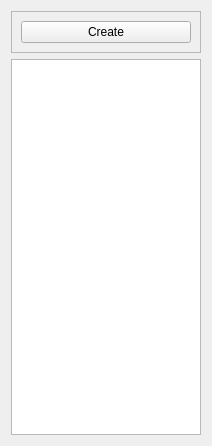
<?xml version="1.0" encoding="UTF-8"?>
<ui version="4.0">
 <class>AlbumListWidget</class>
 <widget class="QWidget" name="AlbumListWidget">
  <property name="geometry">
   <rect>
    <x>0</x>
    <y>0</y>
    <width>212</width>
    <height>446</height>
   </rect>
  </property>
  <property name="windowTitle">
   <string>Form</string>
  </property>
  <layout class="QVBoxLayout" name="verticalLayout">
   <item>
    <widget class="QFrame" name="frame">
     <property name="frameShape">
      <enum>QFrame::StyledPanel</enum>
     </property>
     <property name="frameShadow">
      <enum>QFrame::Raised</enum>
     </property>
     <layout class="QHBoxLayout" name="horizontalLayout">
      <item>
       <widget class="QPushButton" name="createAlbumButton">
        <property name="text">
         <string>Create</string>
        </property>
        <property name="icon">
         <iconset>
          <normalon>:/icons/img/create.png</normalon>
         </iconset>
        </property>
       </widget>
      </item>
     </layout>
    </widget>
   </item>
   <item>
    <widget class="QListView" name="albumListView"/>
   </item>
  </layout>
 </widget>
 <resources/>
 <connections/>
</ui>
